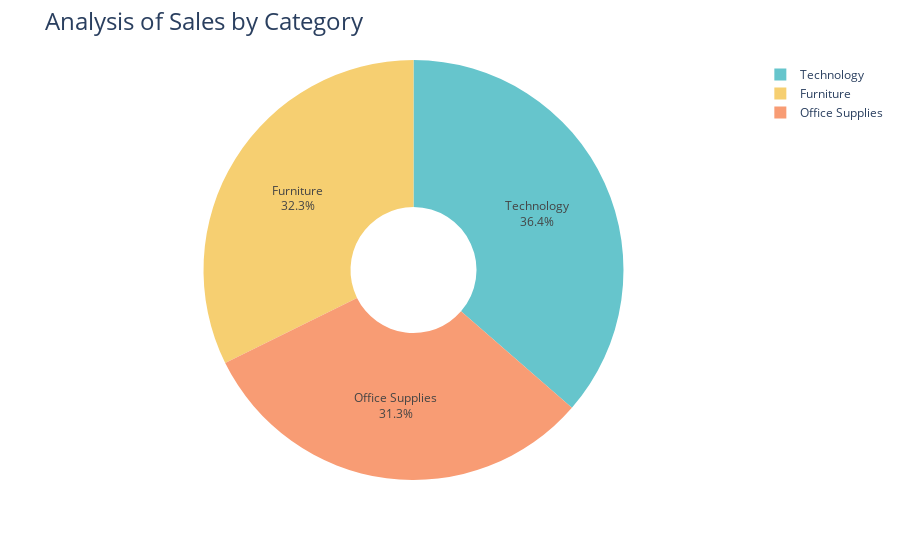

Write notebook code for a chart like this one.
### Code cell
plotting=px.pie(sales_by_category,
               values='Sales',
               names='Category',
               hole=0.3,
               color_discrete_sequence=px.colors.qualitative.Pastel)


plotting.update_traces(textposition='inside', textinfo='percent+label')
plotting.update_layout(title_text='Analysis of Sales by Category', title_font=dict(size=24))

plotting.show()

### Figure 1 — Plotly figure (JSON) as saved in the notebook; plotly's stock layout.template omitted (floating-point values rounded to 4 significant figures)
{"data": [{"domain": {"x": [0, 1], "y": [0, 1]}, "hole": 0.3, "hovertemplate": "Category=%{label}<br>Sales=%{value}<extra></extra>", "labels": ["Furniture", "Office Supplies", "Technology"], "legendgroup": "", "name": "", "showlegend": true, "textinfo": "percent+label", "textposition": "inside", "type": "pie", "values": [742000.0, 719000.0, 836200.0]}], "layout": {"legend": {"tracegroupgap": 0}, "margin": {"t": 60}, "piecolorway": ["rgb(102, 197, 204)", "rgb(246, 207, 113)", "rgb(248, 156, 116)", "rgb(220, 176, 242)", "rgb(135, 197, 95)", "rgb(158, 185, 243)", "rgb(254, 136, 177)", "rgb(201, 219, 116)", "rgb(139, 224, 164)", "rgb(180, 151, 231)", "rgb(179, 179, 179)"], "title": {"font": {"size": 24}, "text": "Analysis of Sales by Category"}}}
